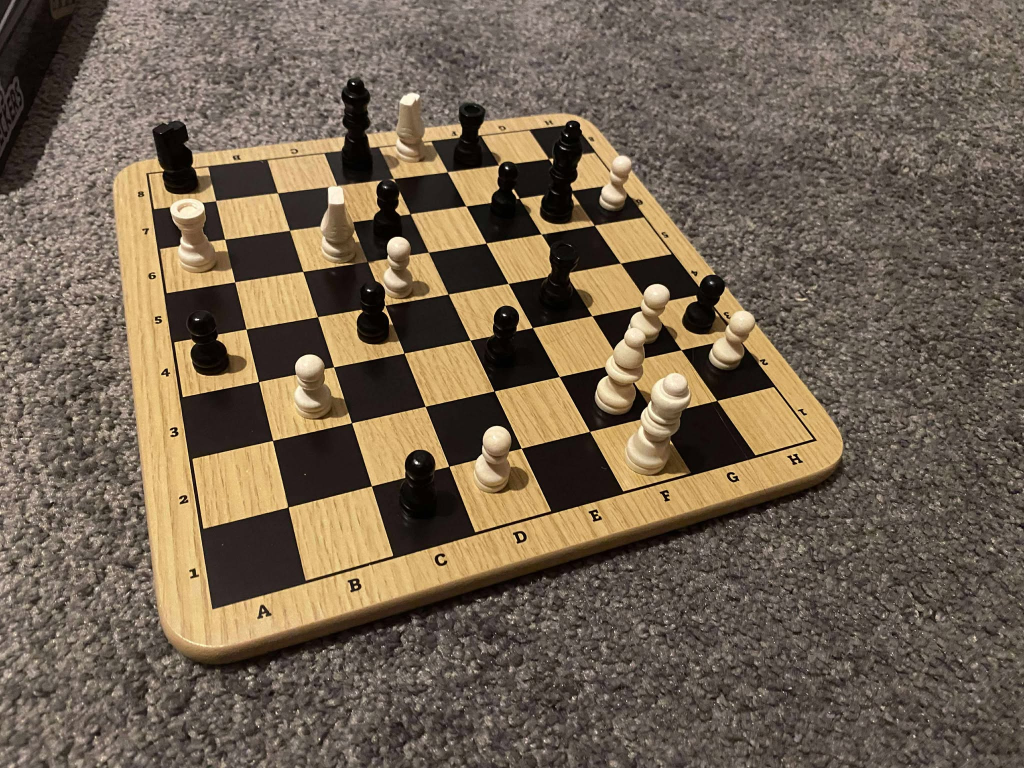
#> input picture img.jpg, 2048 x 1536 px (shown at 1/2 size)
$ python contour_detect.py
#> lines starting #> are read from the running program, lines starting #| are printed output that depends on the picture; after the words box and inside, x2 and y2 are one past the last pixel; in counts of white or black regions, pixels touching at a corner belong together
#> in process_chess_image, img is the input picture: shape (1536, 2048, 3); mean B, G, R 81, 98.7, 113.9
import cv2
import numpy as np
import matplotlib.pyplot as plt

# ------------------------
# Helpers
# ------------------------
def order_corners(pts):
    s = pts.sum(axis=1)
    diff = np.diff(pts, axis=1)
    top_left = pts[np.argmin(s)]
    bottom_right = pts[np.argmax(s)]
    top_right = pts[np.argmin(diff)]
    bottom_left = pts[np.argmax(diff)]
    return np.float32([top_left, top_right, bottom_right, bottom_left])

def get_square_name(row, col):
    file = chr(ord('a') + col)   # a–h
    rank = str(8 - row)          # ranks 8→1
    return file + rank

# ------------------------
# Stage 1: Detect and warp chessboard
# ------------------------
def detect_board(img, board_size=800):
#> called with board_size = 800
    img_rgb = cv2.cvtColor(img, cv2.COLOR_BGR2RGB)
    gray = cv2.cvtColor(img, cv2.COLOR_BGR2GRAY)
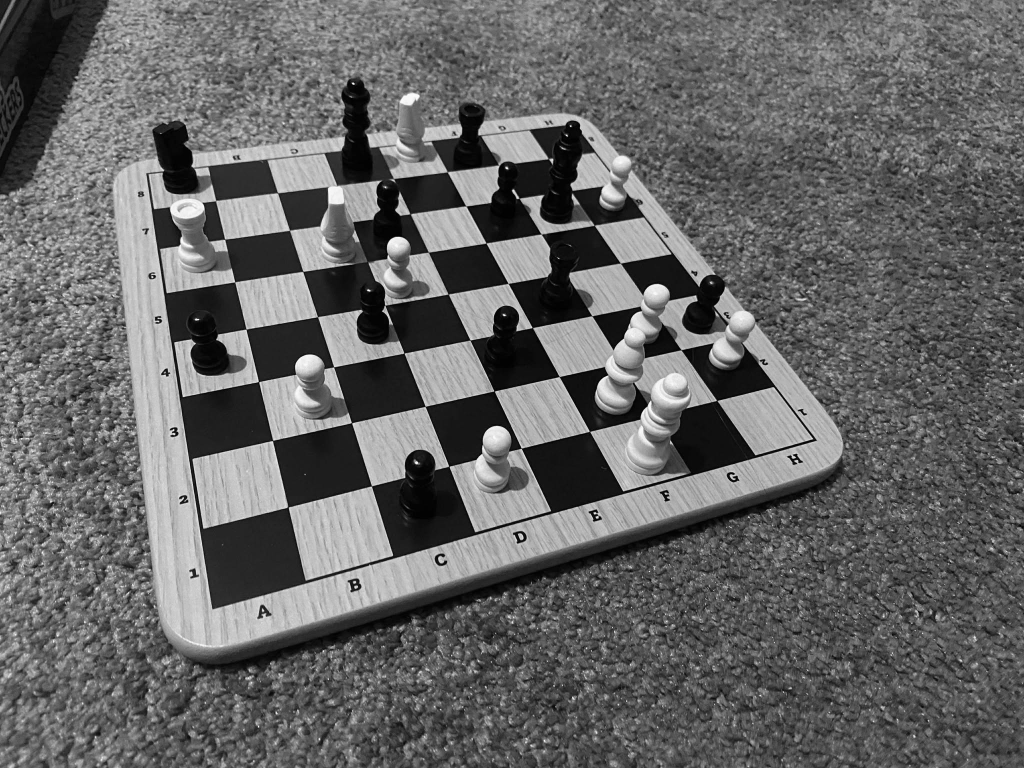
#> gray: shape (1536, 2048) (shown at 1/2 size); min 0, max 255, mean 101.3
    blur = cv2.GaussianBlur(gray, (5,5), 0)
    edges = cv2.Canny(blur, 50, 150)
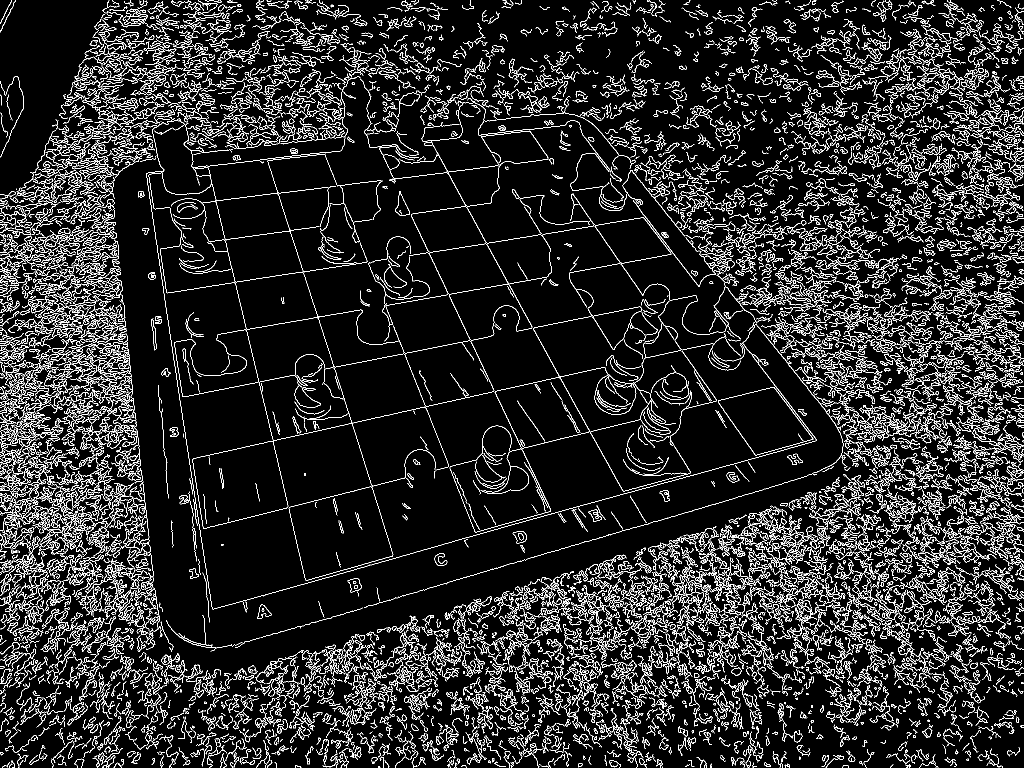
#> edges: shape (1536, 2048) (shown at 1/2 size); 10.5% white in thin lines or dots

    contours, _ = cv2.findContours(edges, cv2.RETR_EXTERNAL, cv2.CHAIN_APPROX_SIMPLE)
#> contours = 6621 contours, 5193 with area under 20; largest, box (x1, y1, x2, y2) and area: (297, 153, 1221, 1058) 113434, (577, 972, 787, 1161) 26182, (899, 578, 1434, 1065) 17421, (1436, 774, 1627, 911) 14640, (348, 658, 518, 794) 10492
    contour = max(contours, key=cv2.contourArea)
#> contour = contour of 6772 points, box (x1, y1, x2, y2) (297, 153, 1221, 1058), area 113434

    epsilon = 0.02 * cv2.arcLength(contour, True)
#> epsilon = 322.9
    approx = cv2.approxPolyDP(contour, epsilon, True)
#> approx = [[1157, 244], [670, 734], [720, 155], [339, 234], [407, 1057]]
    hull = cv2.convexHull(approx)
#> hull = [[407, 1057], [339, 234], [720, 155], [1157, 244]]
    if len(hull) > 4:
        hull = cv2.approxPolyDP(hull, epsilon, True)

    pts_src = np.float32([pt[0] for pt in hull])
#> pts_src = [[407, 1057], [339, 234], [720, 155], [1157, 244]]
    pts_src = order_corners(pts_src)
#> in order_corners, `s = pts.sum(axis=1)`: s = [1464, 573, 875, 1401]
#> in order_corners, `diff = np.diff(pts, axis=1)`: diff = [650, -105, -565, -913]
#> in order_corners, `top_left = pts[np.argmin(s)]`: top_left = [339, 234]
#> in order_corners, `bottom_right = pts[np.argmax(s)]`: bottom_right = [407, 1057]
#> in order_corners, `top_right = pts[np.argmin(diff)]`: top_right = [1157, 244]
#> in order_corners, `bottom_left = pts[np.argmax(diff)]`: bottom_left = [407, 1057]
#> pts_src = [[339, 234], [1157, 244], [407, 1057], [407, 1057]]

    pts_dst = np.float32([[0,0], [board_size,0], [board_size,board_size], [0,board_size]])
    M = cv2.getPerspectiveTransform(pts_src, pts_dst)
#> M = [[-0.00313, 0.000258, 1], [-3.97e-18, 5.98e-19, 1.61e-15], [-7.84e-06, -3.31e-06, 0.00669]]
    warp = cv2.warpPerspective(img_rgb, M, (board_size, board_size))
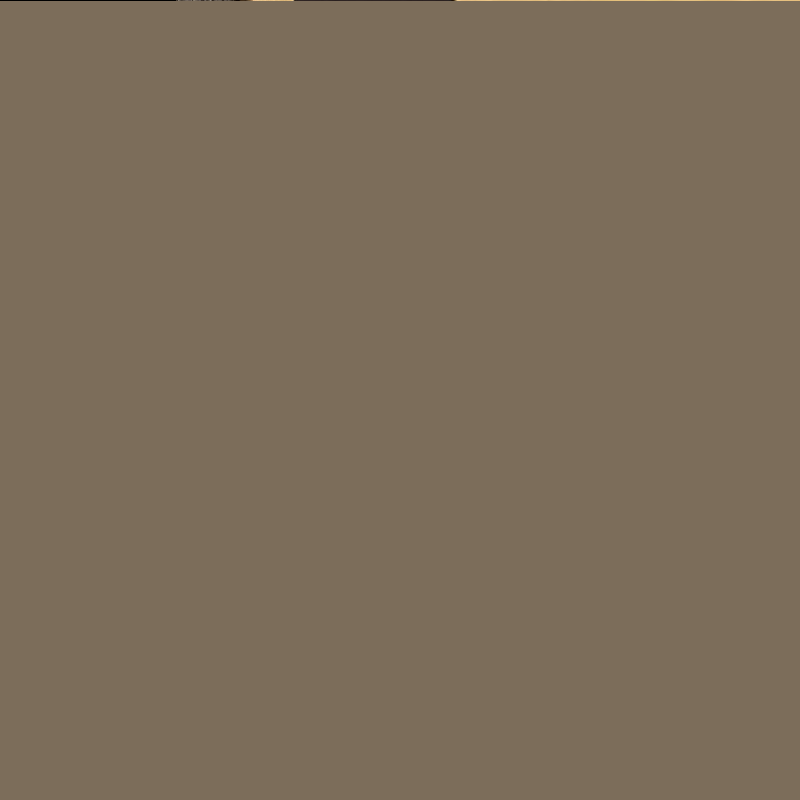
#> warp: shape (800, 800, 3); mean R, G, B 124, 109, 90

    return warp

# ------------------------
# Stage 2: Piece detection
# ------------------------
def preprocess_mask(warp):
    """Build binary mask of potential pieces with grid lines removed."""
    gray = cv2.cvtColor(warp, cv2.COLOR_RGB2GRAY)
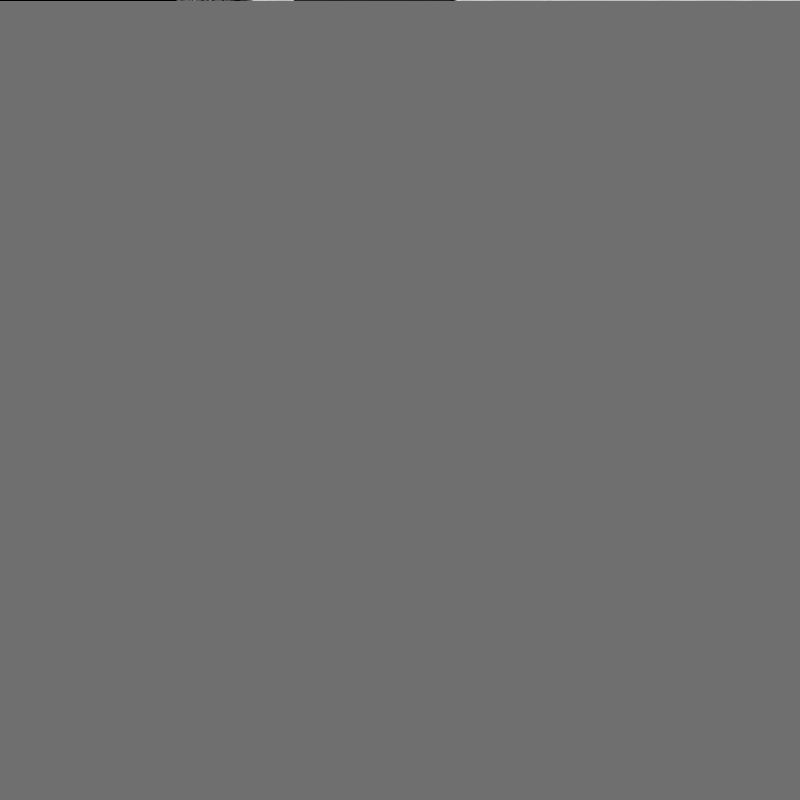
#> gray: shape (800, 800); min 0, max 212, mean 111
    blur = cv2.GaussianBlur(gray, (7,7), 0)
#> blur: shape (800, 800)
    edges = cv2.Canny(blur, 80, 180)
#> edges: shape (800, 800); every value is 0

    # Morphological cleanup
    kernel = cv2.getStructuringElement(cv2.MORPH_ELLIPSE, (7,7))
    mask = cv2.dilate(edges, kernel, iterations=1)
    mask = cv2.morphologyEx(mask, cv2.MORPH_CLOSE, kernel, iterations=1)

    # [9 lines of commented-out code are left out]

def detect_pieces(mask, board_size=800, min_area=300):
#> called with board_size = 800, min_area = 300
    square_size = board_size // 8
    contours, _ = cv2.findContours(mask, cv2.RETR_EXTERNAL, cv2.CHAIN_APPROX_SIMPLE)

    detections = {}
    for c in contours:
        area = cv2.contourArea(c)
        if area < min_area:
            continue

        x,y,w,h = cv2.boundingRect(c)
        if h/w < 1.2:
            continue

        contour_poly = cv2.approxPolyDP(c, 3, True)
        bottom_point = tuple(c[c[:,:,1].argmax()][0])
        col = int(bottom_point[0] // square_size)
        row = int(bottom_point[1] // square_size)

        if 0 <= col < 8 and 0 <= row < 8:
            square = get_square_name(row, col)
            if square not in detections or area > detections[square][1]:
                detections[square] = (bottom_point, area, contour_poly)

    return detections

# ------------------------
# Main pipeline
# ------------------------
def process_chess_image(path):
    img = cv2.imread(path)
    warp = detect_board(img)

    # Build mask once
    mask_no_lines = preprocess_mask(warp)

    # Detect pieces
    detections = detect_pieces(mask_no_lines, board_size=warp.shape[0])
#> detections = 0 items

    # Visualization
    vis = warp.copy()
    for sq, (pt, area, contour_poly) in detections.items():
        cv2.drawContours(vis, [contour_poly], -1, (0,255,0), 2)
        cv2.circle(vis, pt, 6, (0,0,255), -1)
        cv2.putText(vis, sq, (pt[0]-20, pt[1]-10),
                    cv2.FONT_HERSHEY_SIMPLEX, 0.6, (255,0,0), 2)
#> this loop made 0 passes

    plt.figure(figsize=(12,6))
#> (the run stopped early here; a loop or call above may not have finished)
